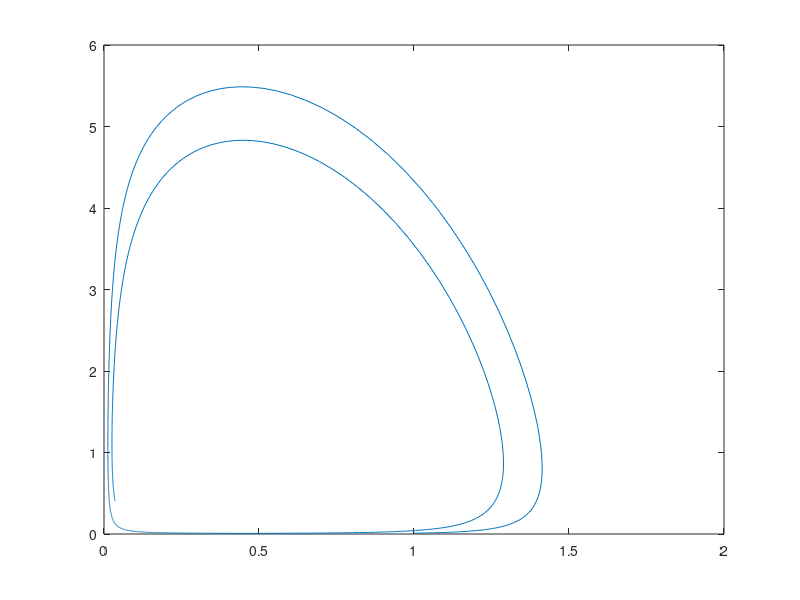

The MATLAB source for this figure:
clc;
clear all ;
close all;
format long g;
a=0.5;
K=20;
T=0.8;
r=0.7;
lamda=0.7;
m=0.65;
h=0.01;
y=0:h:10;
n=length(y);
P(1)=1;
I(1)=0.01;
for i=2:n
    
    k11=h*((P(i-1))*(1-(((P(i-1))^2)/((a^2)*K*(T^2))))-((1)/(2*r))*(P(i-1))*(I(i-1)));
    k21=h*((2*(I(i-1)))*((((lamda)/(2*(a^2)*r*(T^2))))*((P(i-1))^2)-m));
    
    k12=h*((P(i-1)+((1/4)*k11))*(1-(((P(i-1))^2)/((a^2)*K*(T^2))))-((1)/(2*r))*(P(i-1)+((1/4)*k11))*(I(i-1)+((1/4)*k21)));
    k22=h*((2*(I(i-1)+((1/4)*k21)))*((((lamda)/(2*(a^2)*r*(T^2))))*((P(i-1)+((1/4)*k11))^2)-m));
    
    k13=h*((P(i-1)+(3/32*k11)+(9/32*k12))*(1-(((P(i-1)+(3/32*k11)+(9/32*k12))^2)/((a^2)*K*(T^2))))-((1)/(2*r))*(P(i-1)+(3/32*k11)+(9/32*k12))*(I(i-1)+(3/32*k21)+(9/32*k22)));
    k23=h*((2*(I(i-1)+(3/32*k21)+(9/32*k22)))*((((lamda)/(2*(a^2)*r*(T^2))))*((P(i-1)+(3/32*k11)+(9/32*k12))^2)-m));
    
    k14=h*((P(i-1)+(1932/2197*k11)-(7200/2197*k12)+(7296/2197*k13))*(1-(((I(i-1)+(1932/2197*k11)-(7200/2197*k12)+(7296/2197*k13))^2)/((a^2)*K*(T^2))))-((1)/(2*r))*(P(i-1)+(1932/2197*k11)-(7200/2197*k12)+(7296/2197*k13))*(I(i-1)+(1932/2197*k21)-(7200/2197*k22)+(7296/2197*k23)));    
    k24=h*((2*(I(i-1)+(1932/2197*k21)-(7200/2197*k22)+(7296/2197*k23)))*((((lamda)/(2*(a^2)*r*(T^2))))*((P(i-1)+(1932/2197*k11)-(7200/2197*k12)+(7296/2197*k13))^2)-m));
   
    k15=h*((P(i-1)+(439/216*k11)-(8*k12)+(3680/513*k13)-(845/4104*k14))*(1-(((P(i-1)+(439/216*k11)-(8*k12)+(3680/513*k13))-(845/4104*k14)^2)/((a^2)*K*(T^2))))-((1)/(2*r))*(P(i-1)+(439/216*k11)-(8*k12)+(3680/513*k13)-(845/4104*k14))*(I(i-1)+(439/216*k21)-(8*k22)+(3680/513*k23)-(845/4104*k24)));
    k25=h*((2*(I(i-1)+(439/216*k21)-(8*k22)+(3680/513*k23)-(845/4104*k24)))*((((lamda)/(2*(a^2)*r*(T^2))))*((P(i-1)+(439/216*k11)-(8*k12)+(3680/513*k13)-(845/4104*k14))^2)-m));
    
    k16=h*((P(i-1)-(8/27*k11)+(2*k12)-(3544/2565*k13)+(1859/4104*k14)-(11/40*k15))*(1-(( (P(i-1)-(8/27*k11)+(2*k12)-(3544/2565*k13)+(1859/4104*k14)-(11/40*k15))^2)/((a^2)*K*(T^2))))-((1)/(2*r))* (P(i-1)-(8/27*k11)+(2*k12)-(3544/2565*k13)+(1859/4104*k14)-(11/40*k15))* (I(i-1)-(8/27*k21)+(2*k22)-(3544/2565*k23)+(1859/4104*k24)-(11/40*k25)));
    k26=h*((2* (I(i-1)-(8/27*k21)+(2*k22)-(3544/2565*k23)+(1859/4104*k24)-(11/40*k25)))*((((lamda)/(2*(a^2)*r*(T^2))))*((P(i-1)-(8/27*k11)+(2*k12)-(3544/2565*k13)+(1859/4104*k14)-(11/40*k15))^2)-m));
    
      
    P(i)=(P(i-1))+((25/216*k11)+(1408/2565*k13)+(2197/4104*k14)-(1/5*k15));
    I(i)=(I(i-1))+((25/216*k21)+(1408/2565*k23)+(2197/4104*k24)-(1/5*k25));
    
end
%x,w
plot (P,I)
%plot(y,P,'b')
%hold on 
%plot(y,I,'r')
%hold off